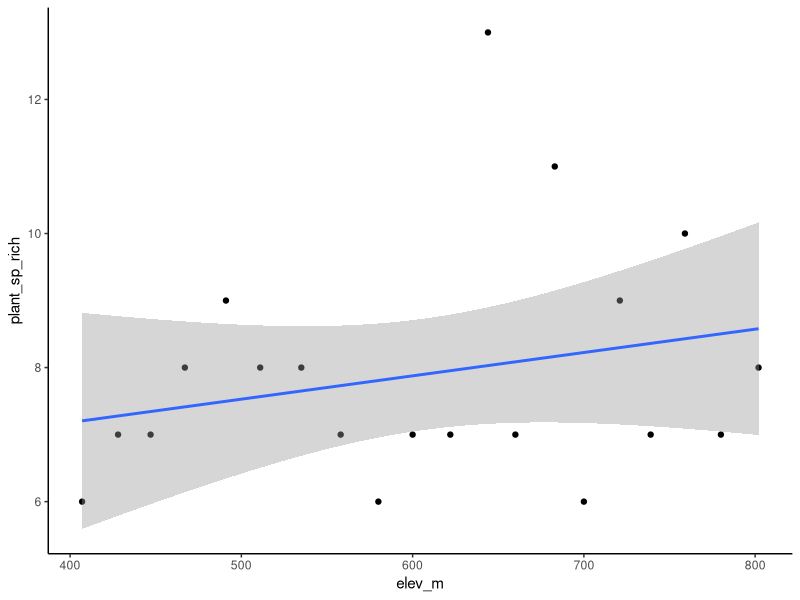
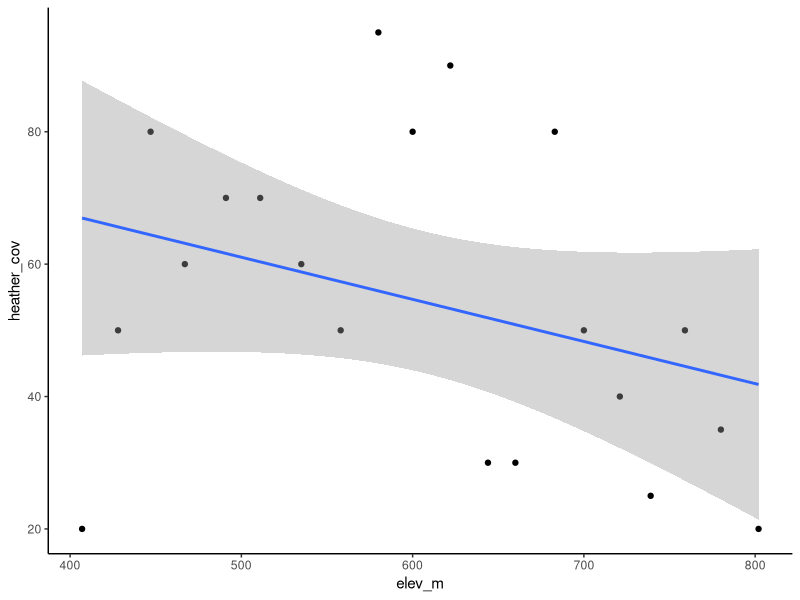
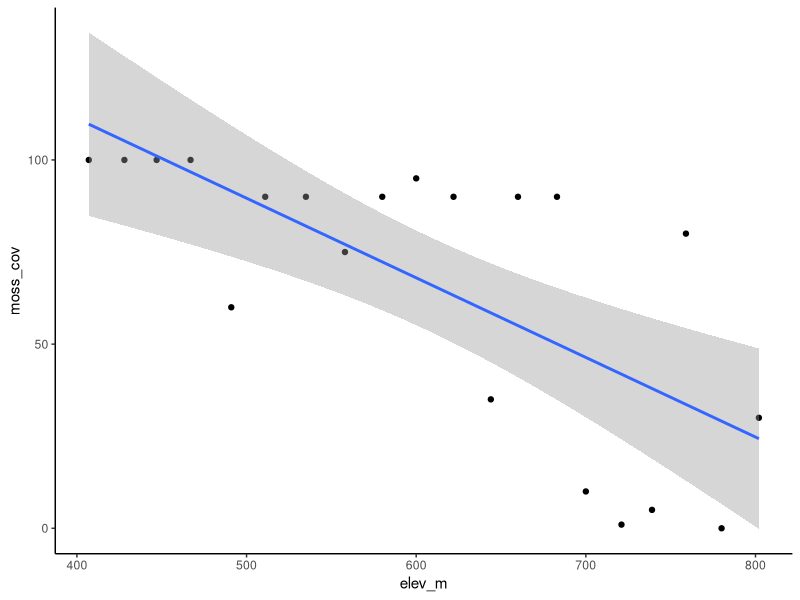
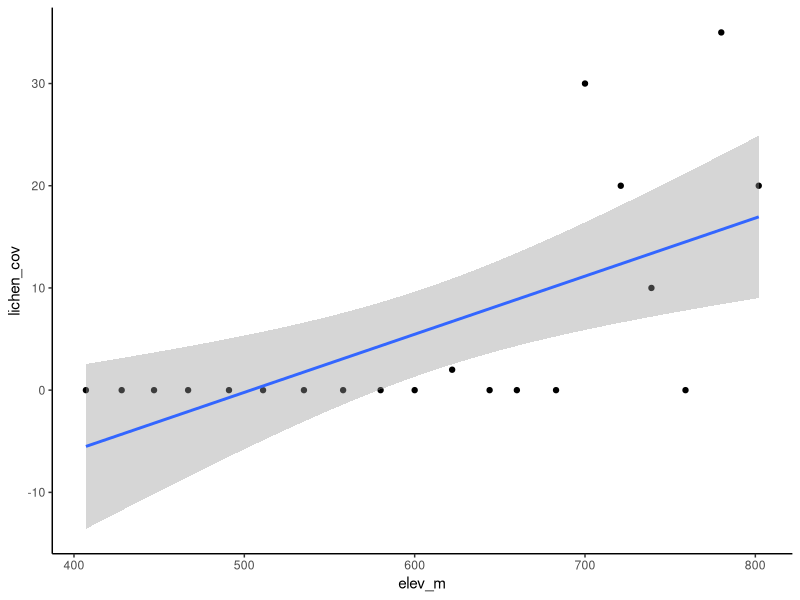
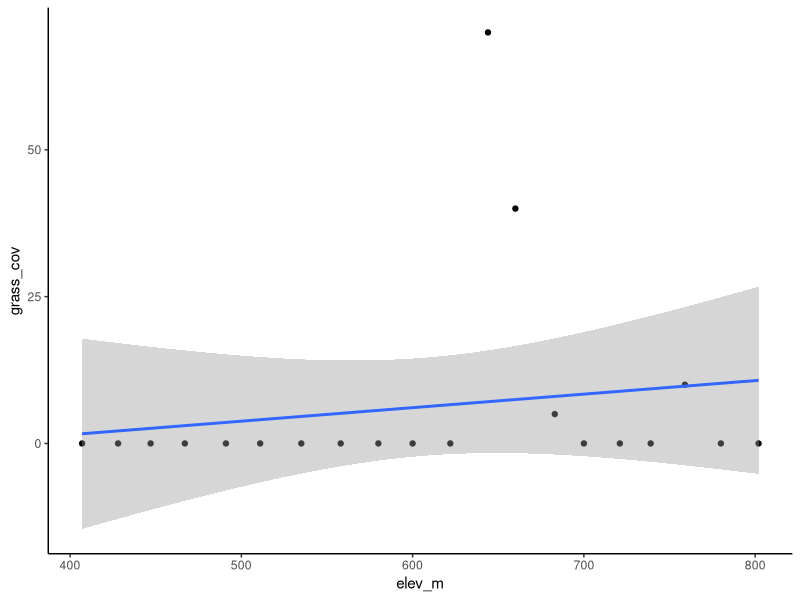

The R script that drew these images, in order:
# Project 7 - How is invertebrate composition affected by elevation in Glenmore?
# Field course - September 2023
# Common script
# Adela, Adela, Emily, Lubomir, Nina

library(tidyverse)

bada <- read.csv("meall_data.csv")


## Exploration of vegetation ---------------------------------------------

# plant richness ~ elevation
ggplot(bada, aes(x = elev_m, y = plant_sp_rich)) +
  geom_point() +
  geom_smooth(method = lm) +
  theme_classic()

# heather ~ elevation
ggplot(bada, aes(x = elev_m, y = heather_cov)) +
  geom_point() +
  geom_smooth(method = lm) +
  theme_classic()

# moss ~ elevation
ggplot(bada, aes(x = elev_m, y = moss_cov)) +
  geom_point() +
  geom_smooth(method = lm) +
  theme_classic()

# lichen ~ elevation
ggplot(bada, aes(x = elev_m, y = lichen_cov)) +
  geom_point() +
  geom_smooth(method = lm) +
  theme_classic()

# grass ~ elevation
ggplot(bada, aes(x = elev_m, y = grass_cov)) +
  geom_point() +
  geom_smooth(method = lm) +
  theme_classic()